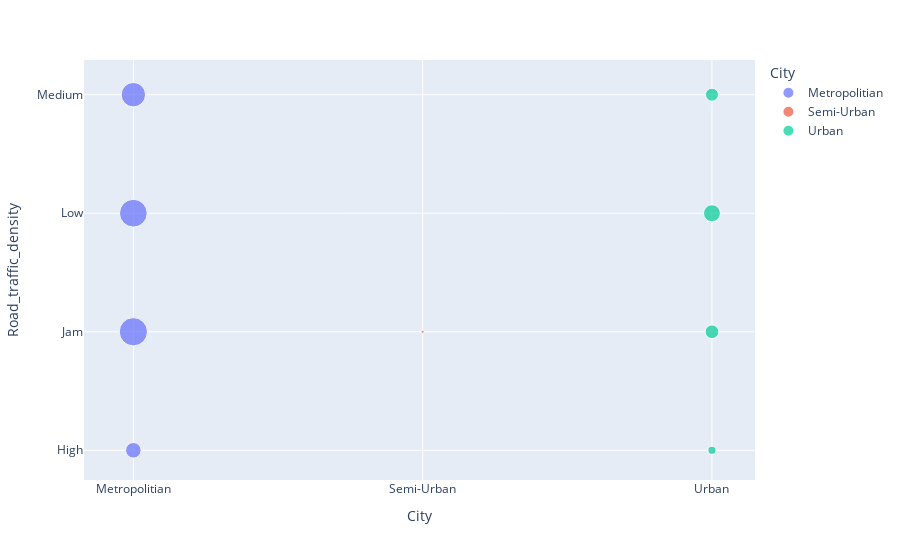

The notebook cell saved with this chart:
### Markdown cell above
**4.Comparação do volume de pedidos por cidade e tipo de tráfego**

### Code cell
# contagem da coluna ID agrupado por City e Road_traffic_density
df_aux = df.loc[:, ['ID', 'City', 'Road_traffic_density']].groupby(['City', 'Road_traffic_density']).count().reset_index()

# plot
px.scatter(df_aux, x='City', y='Road_traffic_density', size='ID', color='City')

### Figure 1 — Plotly figure (JSON) as saved in the notebook; plotly's stock layout.template omitted (floating-point values rounded to 4 significant figures)
{"data": [{"hovertemplate": "City=%{x}<br>Road_traffic_density=%{y}<br>ID=%{marker.size}<extra></extra>", "legendgroup": "Metropolitian", "marker": {"color": "#636efa", "size": [3208, 10561, 10195, 7899], "sizemode": "area", "sizeref": 26.4, "symbol": "circle"}, "mode": "markers", "name": "Metropolitian", "orientation": "v", "showlegend": true, "type": "scatter", "x": ["Metropolitian", "Metropolitian", "Metropolitian", "Metropolitian"], "xaxis": "x", "y": ["High", "Jam", "Low", "Medium"], "yaxis": "y"}, {"hovertemplate": "City=%{x}<br>Road_traffic_density=%{y}<br>ID=%{marker.size}<extra></extra>", "legendgroup": "Semi-Urban", "marker": {"color": "#EF553B", "size": [16, 126, 10], "sizemode": "area", "sizeref": 26.4, "symbol": "circle"}, "mode": "markers", "name": "Semi-Urban", "orientation": "v", "showlegend": true, "type": "scatter", "x": ["Semi-Urban", "Semi-Urban", "Semi-Urban"], "xaxis": "x", "y": ["High", "Jam", "Medium"], "yaxis": "y"}, {"hovertemplate": "City=%{x}<br>Road_traffic_density=%{y}<br>ID=%{marker.size}<extra></extra>", "legendgroup": "Urban", "marker": {"color": "#00cc96", "size": [881, 2487, 3807, 2229], "sizemode": "area", "sizeref": 26.4, "symbol": "circle"}, "mode": "markers", "name": "Urban", "orientation": "v", "showlegend": true, "type": "scatter", "x": ["Urban", "Urban", "Urban", "Urban"], "xaxis": "x", "y": ["High", "Jam", "Low", "Medium"], "yaxis": "y"}], "layout": {"legend": {"itemsizing": "constant", "title": {"text": "City"}, "tracegroupgap": 0}, "margin": {"t": 60}, "xaxis": {"anchor": "y", "categoryarray": ["Metropolitian", "Semi-Urban", "Urban"], "categoryorder": "array", "domain": [0, 1], "title": {"text": "City"}}, "yaxis": {"anchor": "x", "domain": [0, 1], "title": {"text": "Road_traffic_density"}}}}
